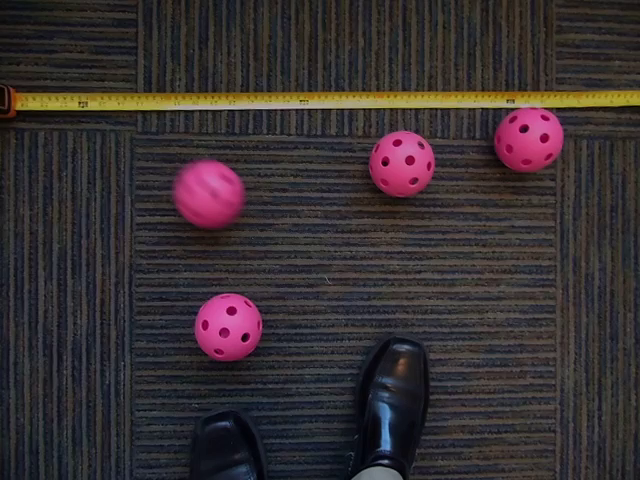
#> input picture im30.png, 640 x 480 px
$ python 'Object Tracking and Velocity Estimation.py'
#> lines starting #> are read from the running program, lines starting #| are printed output that depends on the picture
import numpy as np
from matplotlib import pyplot as plt
from sklearn.cluster import KMeans as km
import cv2

# import warnings filter
from warnings import simplefilter
# ignore all "future warnings"
simplefilter(action='ignore', category=FutureWarning)


# ============================ calculating the pixel to feet conversion ratio ============================================

RGB = cv2.cvtColor(cv2.imread('im30.png'), cv2.COLOR_BGR2RGB) # when imported, this object is in BRG order, we need RGB

plt.figure(2)
plt.imshow(RGB)
plt.scatter([83, 305], [89, 89], marker='v', c='r')
plt.title('Click Below The Markers to Calibrate pixel/feet Conversion')
plt.show()
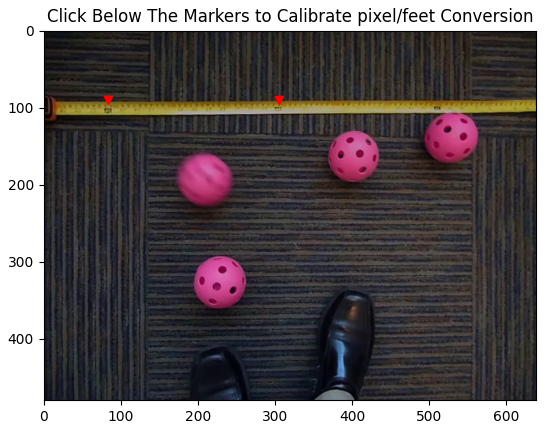
#> figure drawn by matplotlib, 1 panel
#> (the run stopped early here; a loop or call above may not have finished)
